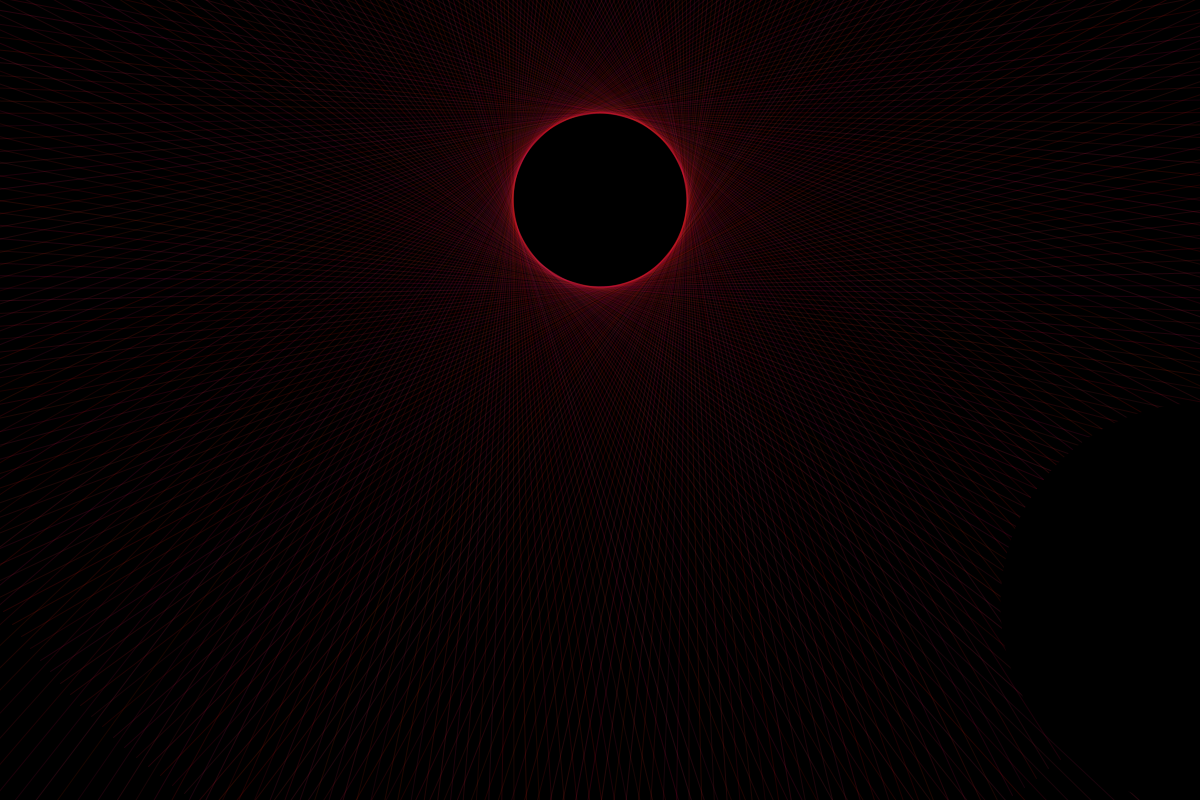
Frame 1 (no input)
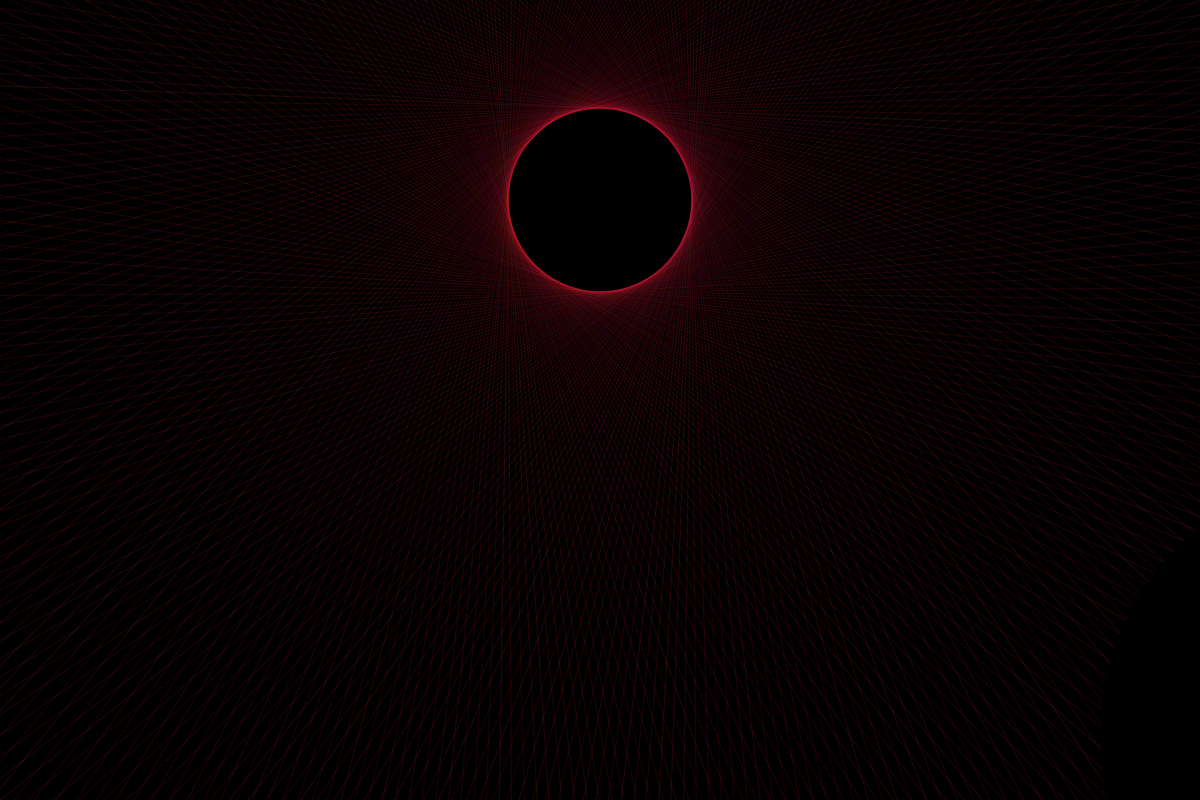
Frame 60 (the mouse pressed at the canvas centre just before this capture)
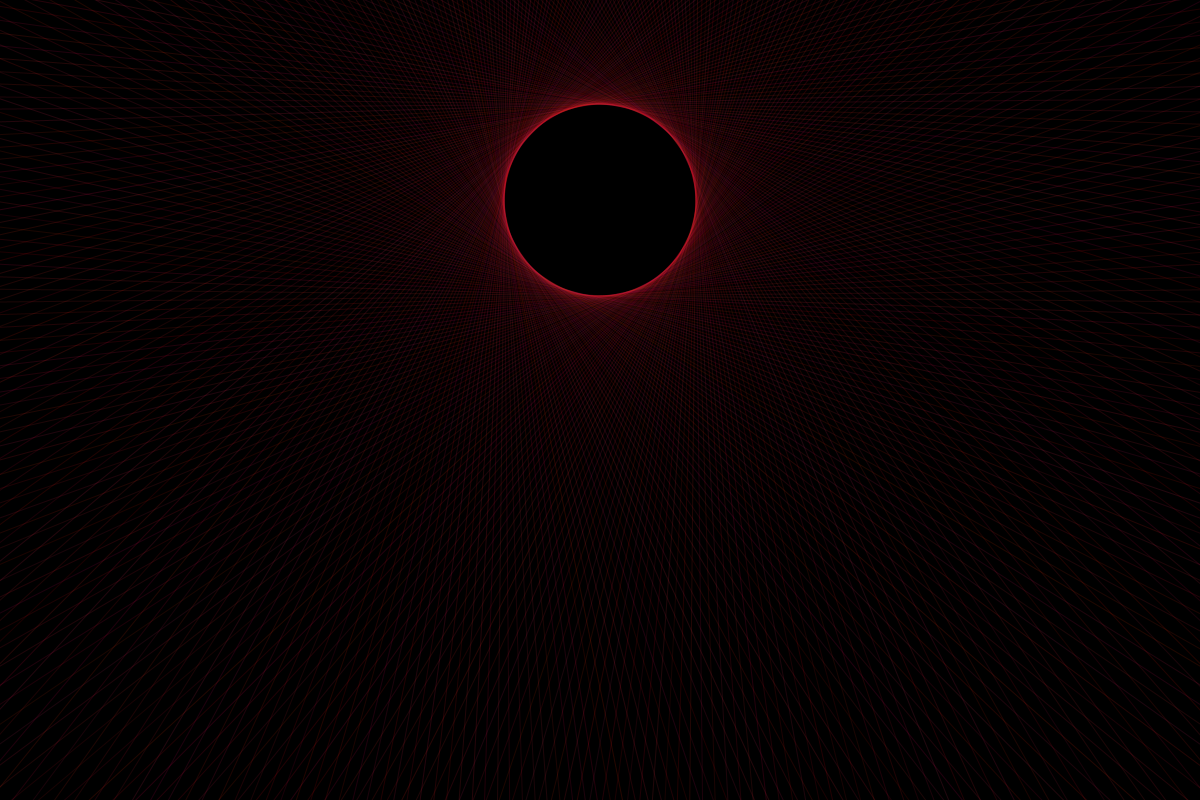
Frame 120 (the mouse held since frame 60 and released just before this capture)

The Processing sketch that drew these frames (run headless with seeded random() and noise(); from frame 60 on, the mouse is pressed at the canvas centre):

// Processing sketch: processing_4695
// ── processing_4695.pde

Boule rouge;
float size ;
float xpos, ypos;    
float xspeed = 2.8;
float yspeed = 2.2;
int xdirection = 1;
int ydirection = 1;

void setup(){
  size(1200,800);
  ellipseMode(CENTER);
  background(0);
  rouge = new Boule(50);
  xpos = width/2;
  ypos = height/2;
}
void draw(){
  background(0);
  rouge.affiche(0, 0);
}
class Boule{
  int taille;
  int transp = 20;
  Boule(int itaille)
  {
    taille = itaille;
  }
  void affiche(float x, float y)
  {
    xpos = xpos + ( xspeed * xdirection );
    ypos = ypos + ( yspeed * ydirection );
    if (xpos > width-taille/2 || xpos < taille/2) {
      xdirection *= -1;
    }
    if (ypos > height-taille/2 || ypos < taille/2) {
      ydirection *= -1;
    }
    translate(width/2, height/4);
    for(int i=0; i<300; i++)
    {
      rotate(PI * 0.00667);
      stroke(random(200,255),random(50),random(100),random(30,40));
      line(xpos,ypos,-height,-height);
    }
      fill(0);
      noStroke();
ellipse(xpos, ypos, ypos,ypos);
ellipse(-ypos, -xpos, xpos,xpos);
  }

}
